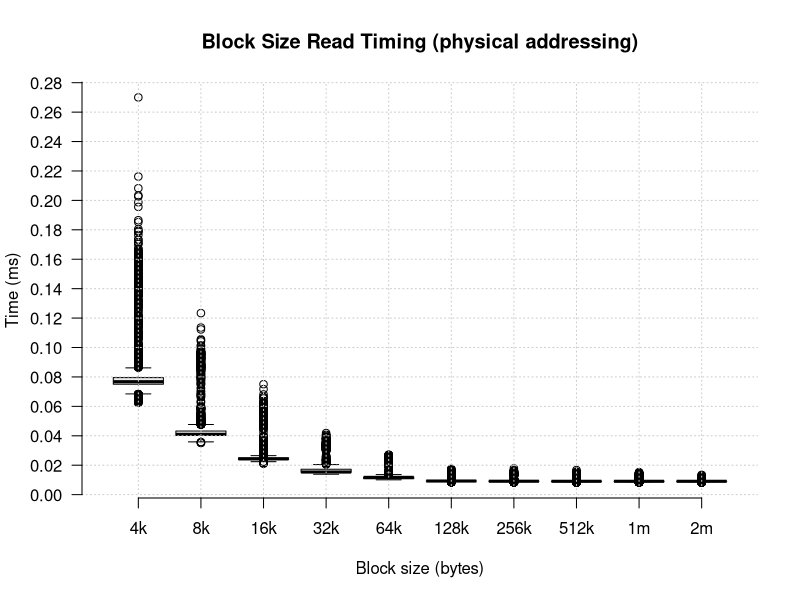

Generate this figure with R:
options(show.error.locations=TRUE)
setwd(dirname(sys.frame(1)$ofile))
rm(list = ls())
graphics.off()

csv_data = read.csv(file = "bs-timing-phys.csv")

bs4k   = subset(csv_data, size == 4096)
bs8k   = subset(csv_data, size == 8192)
bs16k  = subset(csv_data, size == 16384)
bs32k  = subset(csv_data, size == 32768)
bs64k  = subset(csv_data, size == 65536)
bs128k = subset(csv_data, size == 131072)
bs256k = subset(csv_data, size == 262144)
bs512k = subset(csv_data, size == 524288)
bs1m   = subset(csv_data, size == 1048576)
bs2m   = subset(csv_data, size == 2097152)

bp = boxplot(
	bs4k$block.time * 1000,
	bs8k$block.time * 1000,
	bs16k$block.time * 1000,
	bs32k$block.time * 1000,
	bs64k$block.time * 1000,
	bs128k$block.time * 1000,
	bs256k$block.time * 1000,
	bs512k$block.time * 1000,
	bs1m$block.time * 1000,
	bs2m$block.time * 1000,
	ylab="Time (ms)", axes=FALSE, xlab="Block size (bytes)", col="grey93")

yticks = seq(max(0, round(par("usr")[3]*2)/2), round(par("usr")[4]*2)/2, 0.02)
abline(h=yticks, v=seq(1, 10), col="grey80", lty=3)
axis(1, seq(1, 10), labels=c("4k", "8k", "16k", "32k", "64k", "128k", "256k", "512k", "1m", "2m"))
axis(2, yticks, las=2)
title("Block Size Read Timing (physical addressing)")

# plot(csv_data$size, csv_data$block.time, log="x")
